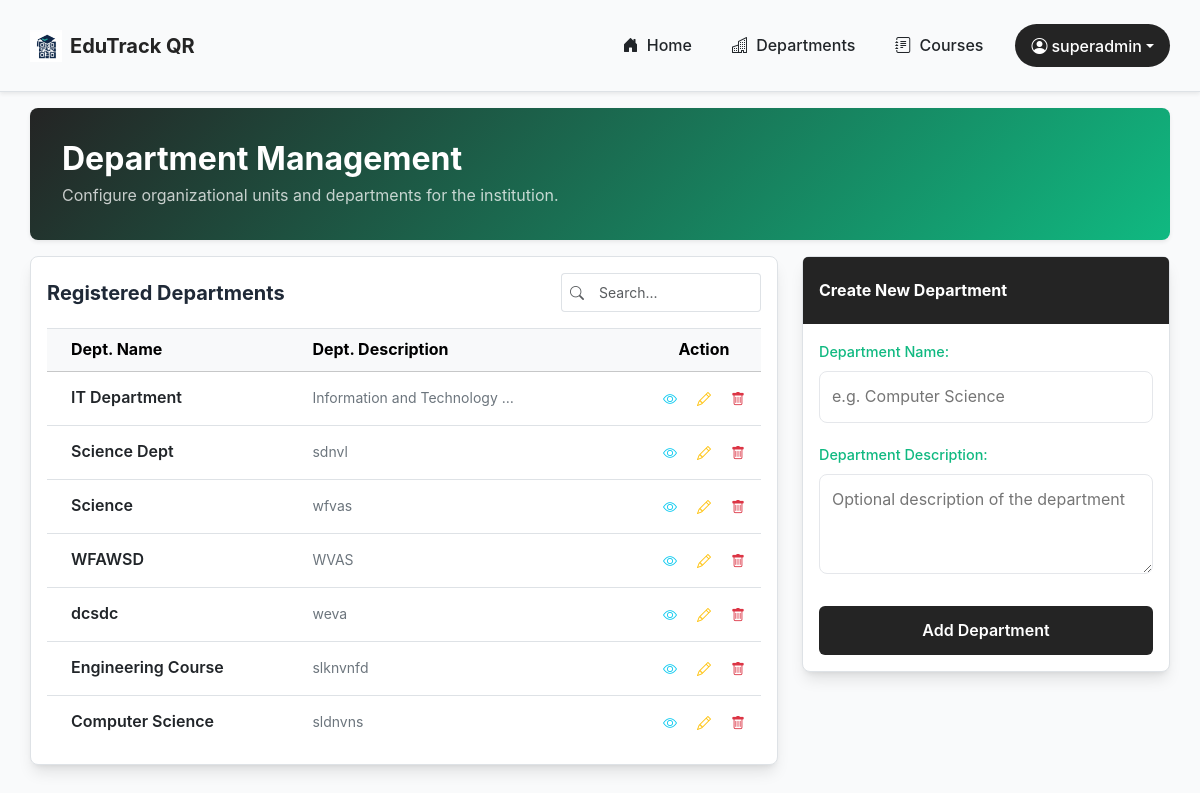
/departments/dashboard/ (signed in), run on the app's committed database.
### QRA_app/models.py (models this page shows, shortened)
class User(AbstractUser):
    USER_ROLE = (
        ("student", "Student"),
        ("teacher", "Teacher"),
        ("superuser", "Superuser"),
    )
    role = models.CharField(max_length=10, choices=USER_ROLE, default="student")
    profile_picture = models.ImageField(
        upload_to="profile_pictures/", blank=True, null=True
    )
    phone_number = models.CharField(max_length=15, blank=True, null=True)
    address = models.CharField(max_length=200, blank=True, null=True)
    created_at = models.DateTimeField(auto_now_add=True)
    updated_at = models.DateTimeField(auto_now=True)

class DepartmentModel(models.Model):
    name = models.CharField(max_length=100, unique=True)
    description = models.TextField(blank=True, null=True)
    created_at = models.DateTimeField(auto_now_add=True)
    updated_at = models.DateTimeField(auto_now=True)

### QRA_app/Views/department_views.py (the view)
# urls.py: path("departments/dashboard/", department_views.department_dashboard, name="department_dashboard"),
@superuser_required
def department_dashboard(request):
    departments = DepartmentModel.objects.all()
    headers = ["Department Name, Action"]
    context = {"headers": headers, "departments": departments}
    return render(request, "UI/department/department_dashboard.html", context)

### QRA_app/permission.py (called while the page is built)
def is_superuser(user):
    return user.is_authenticated and user.is_superuser

### QRA_app/templates/UI/department/department_dashboard.html (shortened to what this page needs)
{% extends 'base.html' %}
{% block main_content %}
<div>
    <div class="row">
        <div class="col-12">
            <div class="card border-0 shadow-sm"
                style="background: linear-gradient(135deg, var(--color-primary) 0%, var(--color-secondary) 100%); color: white;">
                <h2 class="fw-bold mb-1">Department Management</h2>
                <p class="opacity-75 mb-0">Configure organizational units and
                    departments for the institution.</p>
            </div>
        </div>
    </div>
    <div class="row g-4 m-0">
        <div class="col-md-8 m-0 ps-0">
            {% include 'UI/department/department_list.html' %}
        </div>
        <div class="col-md-4 m-0 pe-0">
            {% include 'UI/department/add_department.html' %}
        </div>
    </div>
</div>
{% endblock %}

### QRA_app/templates/UI/navbar.html (shortened to what this page needs)
{% load static %}
<nav
  class="navbar navbar-expand-lg navbar-light bg-[var(--color-primary)] border-bottom shadow-sm py-2"
>
  <div class="container">
    <a
      class="navbar-brand d-flex align-items-center fw-bold"
      style="color: var(--color-primary)"
      href="{% if request.user.is_authenticated %}{% if request.user.role == 'superuser' %}{% url 'superuser_dashboard' %} {% elif request.user.role == 'teacher' %} {% url 'teacher_dashboard' %} {% else %} {% url 'student_dashboard' %} {% endif %}{% else %}{% url 'home' %}{% endif %}"
    >
      <img
        src="{% static 'logo/EDUQR.png' %}"
        alt="EduTrack QR Logo"
        width="32"
        height="32"
        class="d-inline-block align-text-top me-2"
      />
      EduTrack QR
    </a>
    <div class="collapse navbar-collapse" id="navbarNav">
      <ul
        class="navbar-nav ms-auto align-items-lg-center align-items-end gap-2"
      >
        {% if request.user.is_authenticated %}
        <li class="nav-item">
          <a
            class="nav-link px-3 fw-medium text-dark"
            href="{% if request.user.role == 'superuser' %}{% url 'superuser_dashboard' %} {% elif request.user.role == 'teacher' %} {% url 'teacher_dashboard' %} {% else %} {% url 'student_dashboard' %} {% endif %}"
          >
            <i class="bi bi-house-door-fill me-1"></i> Home
          </a>
        </li>
        {% if request.user.role == 'superuser' %}
        <li class="nav-item">
          <a
            class="nav-link px-3 fw-medium text-dark"
            href="{% url 'department_dashboard' %}"
          >
            <i class="bi bi-building me-1"></i> Departments
          </a>
        </li>
        <li class="nav-item">
          <a
            class="nav-link px-3 fw-medium text-dark"
            href="{% url 'course_dashboard' %}"
          >
            <i class="bi bi-journal-text me-1"></i> Courses
          </a>
        </li>
        {% endif %}
        <li class="nav-item dropdown ms-lg-2">
          <a
            class="nav-link dropdown-toggle btn btn-sm px-3 rounded-pill fw-medium d-flex align-items-center"
            href="#"
            style="background-color: var(--color-primary); color: var(--white);"
            id="userDropdown"
            role="button"
            data-bs-toggle="dropdown"
            aria-expanded="false"
          >
            <i class="bi bi-person-circle me-1"></i> {{ request.user.username }}
          </a>
        </li>
        {% endif %}
      </ul>
    </div>
  </div>
</nav>

### QRA_app/templates/UI/department/department_list_content.html (shortened to what this page needs)
<div class="table-responsive" style="max-height: 420px; overflow-y: auto;">
    <table class="table table-hover align-middle mb-0 border-top">
        <thead class="table-light sticky-top" style="top: 0; z-index: 10;">
            <tr>
                <th class="ps-4" style="width: 40%;">Dept. Name</th>
                <th style="width: 55%;">Dept. Description</th>
                <th class="text-center" style="width: 20%;">Action</th>
            </tr>
        </thead>
        <tbody>
            {% for dept in departments %}
            <tr>
                <td class="ps-4 fw-semibold text-dark">
                    {{ dept.name }}
                </td>
                <td class="text-secondary small">
                    {% if dept.description %}
                        {{ dept.description|truncatechars:50 }}
                    {% else %}
                        <span class="text-muted fst-italic">No description provided</span>
                    {% endif %}
                </td>
                <td class="text-center" style="white-space: nowrap; vertical-align: middle;">
                    <div class="d-inline-flex align-items-center gap-1">
                        <a href="{% url 'department_detail' dept.id %}"
                           class="btn btn-sm btn-outline-info p-1 p-md-2"
                           title="View">
                            <i class="bi bi-eye"></i>
                        </a>
                        <a href="{% url 'department_edit' dept.id %}"
                           class="btn btn-sm btn-outline-warning p-1 p-md-2"
                           title="Edit">
                            <i class="bi bi-pencil"></i>
                        </a>
                        <form action="{% url 'department_delete' dept.id %}"
                              method="post"
                              class="m-0 d-inline">
                            <button type="submit"
                                    class="btn btn-sm btn-outline-danger p-1 p-md-2"
                                    title="Delete"
                                    onclick="return confirm('Delete this department?')">
                                <i class="bi bi-trash"></i>
                            </button>
                        </form>
                    </div>
                </td>
            </tr>
            {% endfor %}
        </tbody>
    </table>
</div>

### static/CSS/index.css (style rules this page uses)
:root { --color-primary: #242424; --color-secondary: #10b981; --color-accent: #f59e0b; --color-danger: #ef4444; --color-success: #10b981; --color-warning: #f59e0b; --color-info: #3b82f6; --bg-color: #f9fafb; --bg-light: #ffffff; --text-dark: #1f2937; --text-muted: #6b7280; --white: #ffffff; --border-color: #e5e7eb; --shadow: 0 1px 3px 0 rgb(0 0 0 / 0.1), 0 1px 2px -1px rgb(0 0 0 / 0.1); --shadow-md: 0 4px 6px -1px rgb(0 0 0 / 0.1), 0 2px 4px -2px rgb(0 0 0 / 0.1); --shadow-lg: 0 10px 15px -3px rgb(0 0 0 / 0.1), 0 4px 6px -4px rgb(0 0 0 / 0.1); --shadow-xl: 0 20px 25px -5px rgb(0 0 0 / 0.1), 0 8px 10px -6px rgb(0 0 0 / 0.1); --radius: 8px; --radius-lg: 12px; }
* { margin: 0; padding: 0; box-sizing: border-box; }
body { font-family: -apple-system, BlinkMacSystemFont, "Segoe UI", "Roboto", "Oxygen", "Ubuntu", "Cantarell", "Fira Sans", "Droid Sans", "Helvetica Neue", sans-serif; background-color: var(--bg-color); color: var(--text-dark); min-height: 100vh; line-height: 1.6; }
.container { max-width: 95% !important; width: 100% !important; margin: 0 auto; padding: 1rem 0; }
.card { background: var(--white); border-radius: var(--radius); padding: 2rem; box-shadow: var(--shadow-lg); border: 1px solid var(--border-color); margin-bottom: 1rem; transition: transform 0.2s ease; }
.btn { display: inline-block; padding: 0.6rem 1.2rem; font-weight: 500; border-radius: 6px; text-decoration: none; transition: all 0.2s ease; cursor: pointer; border: none; text-align: center; }
.text-secondary { color: var(--color-secondary); }
h1, h2, h3 { margin-bottom: 1rem; font-weight: 600; }
a { color: var(--color-primary); text-decoration: none; }

### data on the page
User: user.username "superadmin"
DepartmentModel: name "IT Department", description "Information and Technology …"
DepartmentModel: name "Science Dept", description "sdnvl"
DepartmentModel: name "Science", description "wfvas"
DepartmentModel: name "WFAWSD", description "WVAS"
DepartmentModel: name "dcsdc", description "weva"
DepartmentModel: name "Engineering Course", description "slknvnfd"
DepartmentModel: name "Computer Science", description "sldnvns"
